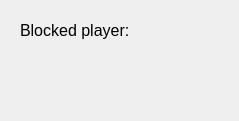
<?xml version="1.0" encoding="UTF-8"?>
<ui version="4.0">
 <class>Form</class>
 <widget class="QWidget" name="Form">
  <property name="geometry">
   <rect>
    <x>0</x>
    <y>0</y>
    <width>239</width>
    <height>121</height>
   </rect>
  </property>
  <property name="windowTitle">
   <string>Form</string>
  </property>
  <property name="styleSheet">
   <string notr="true">background-color:&quot;lightgreen&quot;
</string>
  </property>
  <widget class="QLabel" name="nextPlabel">
   <property name="geometry">
    <rect>
     <x>20</x>
     <y>10</y>
     <width>111</width>
     <height>41</height>
    </rect>
   </property>
   <property name="font">
    <font>
     <pointsize>12</pointsize>
    </font>
   </property>
   <property name="text">
    <string>Blocked player:</string>
   </property>
  </widget>
  <widget class="QLabel" name="playerNamelabel">
   <property name="geometry">
    <rect>
     <x>20</x>
     <y>60</y>
     <width>200</width>
     <height>30</height>
    </rect>
   </property>
   <property name="sizePolicy">
    <sizepolicy hsizetype="Fixed" vsizetype="Fixed">
     <horstretch>0</horstretch>
     <verstretch>0</verstretch>
    </sizepolicy>
   </property>
   <property name="minimumSize">
    <size>
     <width>200</width>
     <height>30</height>
    </size>
   </property>
   <property name="maximumSize">
    <size>
     <width>200</width>
     <height>30</height>
    </size>
   </property>
   <property name="font">
    <font>
     <pointsize>12</pointsize>
    </font>
   </property>
   <property name="text">
    <string/>
   </property>
  </widget>
 </widget>
 <resources/>
 <connections/>
</ui>
